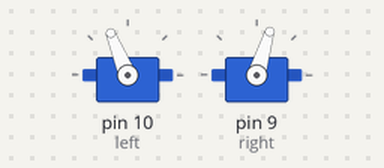
Simulated run of this sketch. Board: Arduino Uno, built with avr-gcc and run on an emulated ATmega328P. On the bench: 2 × servo.

Above: at 0.1 s.
At 1.1 s:
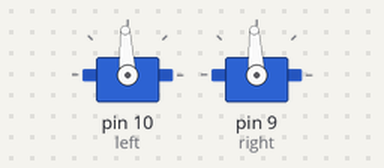
Timing chart, 0 to 2.6 s (numbered marks = the images above):
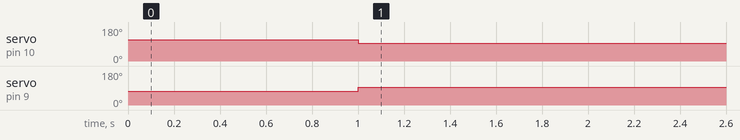

The sketch:

drive_robot_forward.ino
```cpp
/* Software 1073 Example Program
Written and debugged for use on the Arduino boebot platform
last updated: 9/10/14

Program: Drive the robot forward for a duration
*/

#include <Servo.h>
// creates two servo objects
Servo left;
Servo right;

// creates an int that controls how long to drive forward
int delayValue = 1000;

//setup runs just once
void setup(){
  // mounts each servo on their respective digital pin
  left.attach(10);
  right.attach(9);
  /*
  1500 is like "zero velocity" for wheels.
  <1500 turns the wheel "backwards"; >1700 turns the wheel "forwards"
  the servos are attached to the BoeBot in different directions,
  so in order for it to drive forward, one wheel needs to be
  going "forward" and one needs to go "backwards"
  */
  left.writeMicroseconds(1700);
  right.writeMicroseconds(1300);
  delay(delayValue);
  left.writeMicroseconds(1500);
  right.writeMicroseconds(1500);
}
// loop runs over and over again
void loop(){
  ; // nothing needed here
}
```

Measured:
- by itself, servo on pin 10 (left): 112° → 93° at 1.0 s
- by itself, servo on pin 9 (right): 73° → 93° at 1.0 s
